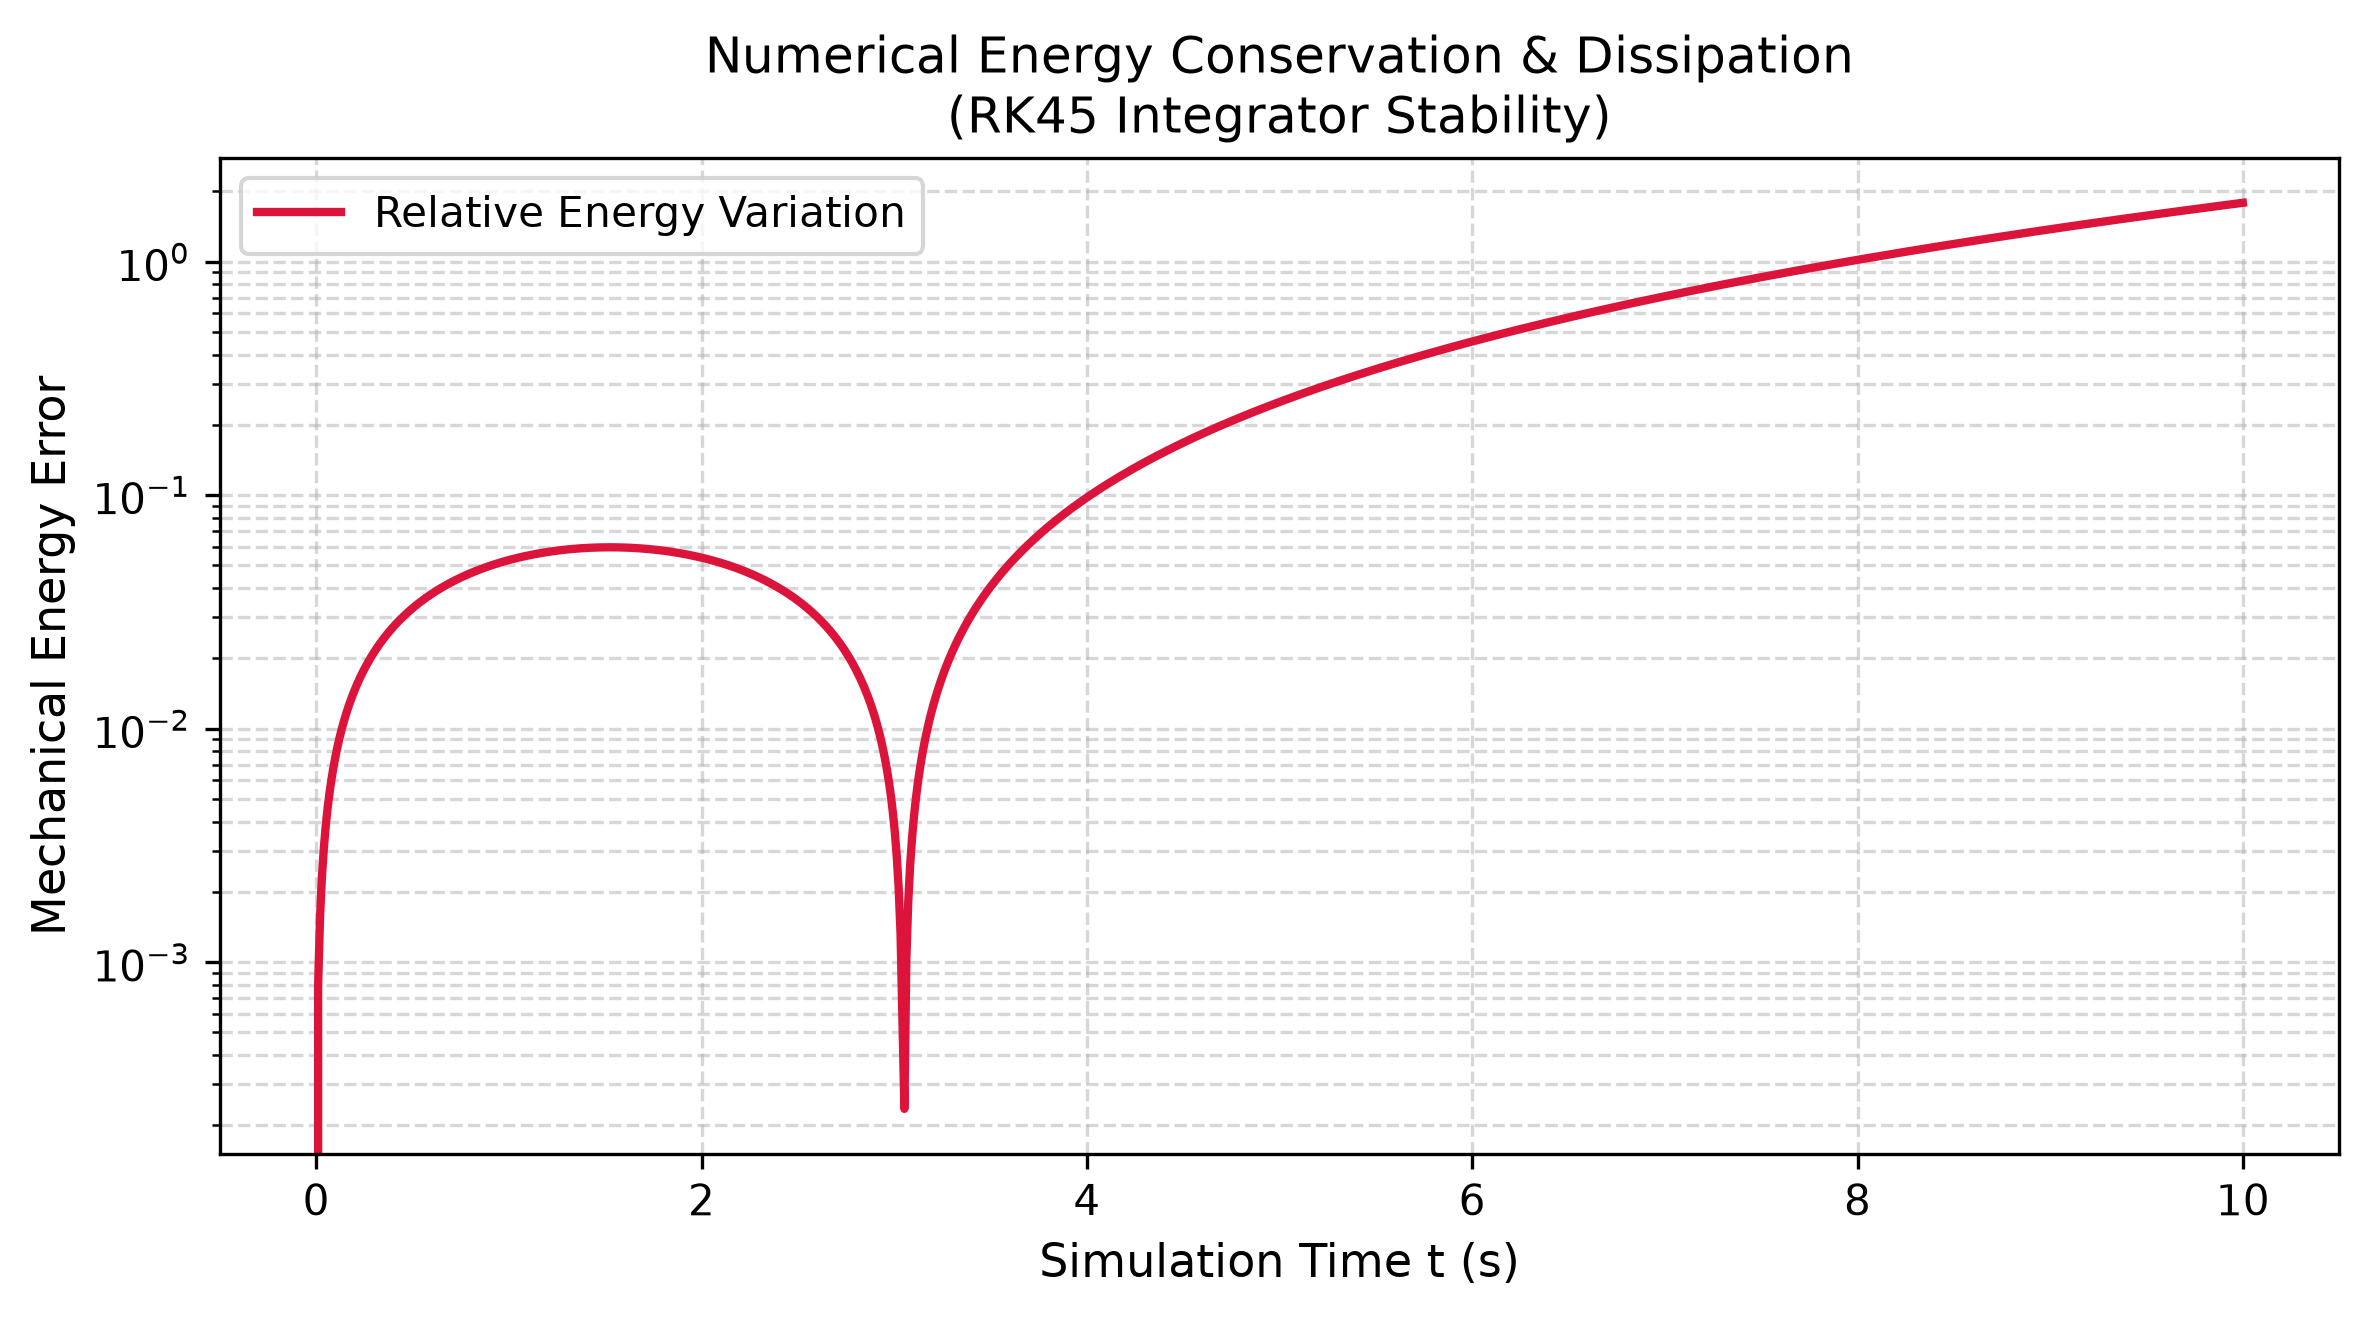

Reproduce this figure in Python.
import pandas as pd
import matplotlib.pyplot as plt
import numpy as np
from pathlib import Path


def plot_energy_error(results_df, parameters):
    """
    Plot the fractional energy variation / numerical stability over time
    :param results_df: pandas Dataframe from run_simulation
    :param parameters: dict - parameters imported from initial_state.json
    :return: None (saves 'energy_error_plot.png' to disk)
    """

    t = results_df["time_s"]
    E = results_df["mechanical_energy_J"]
    E0 = E.iloc[0]

    fractional_error = np.abs((E - E0) / E0)

    fig, ax = plt.subplots(figsize = (8, 4.5))
    ax.plot(t, fractional_error, color = "crimson", linewidth = 2, label = "Relative Energy Variation")
    ax.set_yscale("log")
    ax.set_xlabel("Simulation Time t (s)", fontsize = 11)
    ax.set_ylabel("Mechanical Energy Error", fontsize = 11)
    ax.set_title("Numerical Energy Conservation & Dissipation\n(RK45 Integrator Stability)", fontsize = 12)
    ax.grid(True, which = "both", linestyle = "--", alpha = 0.5)
    ax.legend(loc = "upper left", fontsize = 10)
    plt.tight_layout()

    output_path = Path(__file__).parent / "energy_error_plot.png"
    plt.savefig(output_path, dpi = 300, bbox_inches = "tight")
    plt.close()
